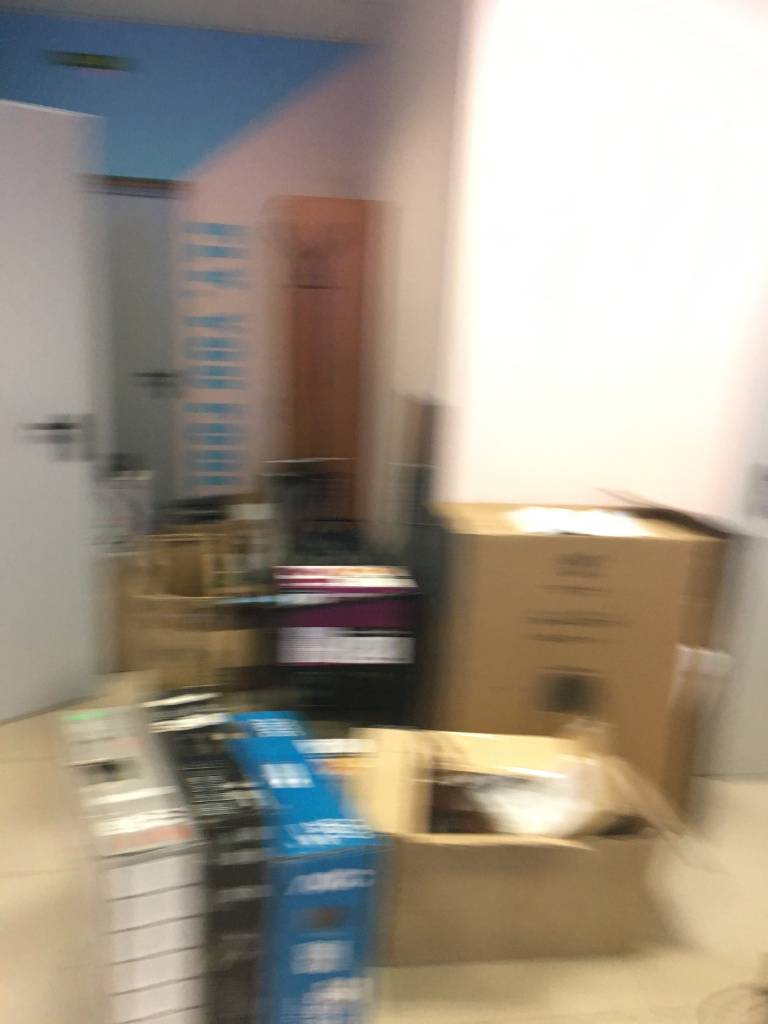
#> input picture Image Samples/0_IPHONE-SE_M.JPG, 1536 x 2048 px (shown at 1/2 size); its folder holds only this picture in this run
$ python -i remove_blur.py   (imports and definitions only)   (older library calls are emulated)
#> lines starting #> are read from the running program, lines starting #| are printed output that depends on the picture
import os
import cv2
import numpy as np
from PIL import Image

# Configuration / Tunable Parameters
# Global threshold for the combined focus measure (tuned based on validation data)
DEFAULT_BLUR_THRESHOLD = 120

# Local (patch-based) threshold: base value and required fraction of blurry patches
LOCAL_BLUR_THRESHOLD = 100
FRACTION_BLURRY = 0.4
PATCH_GRID = (5, 5)  # You might experiment with 4x4, 5x5, etc.

# Weights for the combined global focus measure (should be normalized to sum to 1)
LAPLACIAN_WEIGHT = 0.35
TENENGRAD_WEIGHT = 0.30
FFT_WEIGHT = 0.35

# Improved FFT: high-pass filter size (fraction of smaller dimension)
SIZE_PERCENT = 0.1

def multi_scale_laplacian_variance(gray, levels=3):
    """
    Computes Laplacian variance over multiple scales.
    This captures both fine and coarse blur details.
    """
    score = 0.0
    current = gray.copy()
    for _ in range(levels):
        lap = cv2.Laplacian(current, cv2.CV_64F)
        score += np.var(lap)
        if current.shape[0] > 1 and current.shape[1] > 1:
            current = cv2.pyrDown(current)
    return score / levels

def improved_fft_blur_detection(gray_image, size_percent=0.1):
    """
    Enhanced FFT-based focus measure:
      - Computes FFT and shifts it to center low frequencies.
      - Zeros out a central square (size determined by size_percent).
      - Returns the mean log-magnitude of the remaining high-frequency components.
    """
    dft = np.fft.fft2(gray_image)
    dft_shift = np.fft.fftshift(dft)
    h, w = gray_image.shape
    half_size = int(min(h, w) * size_percent // 2)
    cy, cx = h // 2, w // 2
    dft_shift[cy - half_size : cy + half_size, cx - half_size : cx + half_size] = 0
    f_ishift = np.fft.ifftshift(dft_shift)
    img_back = np.fft.ifft2(f_ishift)
    img_back = np.abs(img_back)
    eps = 1e-10
    magnitude = 20 * np.log10(img_back + eps)
    return np.mean(magnitude)

def patch_based_blur_check(gray, patch_grid=(4, 4), local_threshold=80, fraction_blurry=0.3):
    """
    Divides the image into patches and computes Laplacian variance for each.
    The threshold for each patch is dynamically adjusted based on its mean intensity.
    If the fraction of patches below the dynamic threshold exceeds fraction_blurry,
    the image is flagged as blurry locally.
    """
    rows, cols = patch_grid
    h, w = gray.shape
    patch_h = h // rows
    patch_w = w // cols

    blurry_patches = 0
    total_patches = rows * cols

    for r in range(rows):
        for c in range(cols):
            y1 = r * patch_h
            y2 = (r + 1) * patch_h if (r < rows - 1) else h
            x1 = c * patch_w
            x2 = (c + 1) * patch_w if (c < cols - 1) else w
            patch = gray[y1:y2, x1:x2]
            patch_mean = np.mean(patch)
            patch_factor = 1.0
            if patch_mean < 50:
                patch_factor = 0.8
            elif patch_mean > 200:
                patch_factor = 1.2
            dynamic_threshold = local_threshold * patch_factor

            lap = cv2.Laplacian(patch, cv2.CV_64F)
            lap_var = np.var(lap)
            if lap_var < dynamic_threshold:
                blurry_patches += 1

    return (blurry_patches / total_patches) > fraction_blurry

def resize_image(image, width=1024):
    """
    Resizes the image to the specified maximum width while preserving aspect ratio.
    """
    h, w = image.shape[:2]
    if w <= width:
        return image
    aspect_ratio = h / w
    new_height = int(width * aspect_ratio)
    return cv2.resize(image, (width, new_height), interpolation=cv2.INTER_AREA)

def enhanced_blur_detection(image_path, threshold=DEFAULT_BLUR_THRESHOLD):
    """
    Computes a combined focus score using:
      - Multi-scale Laplacian variance,
      - Tenengrad gradient magnitude, and
      - FFT-based high-frequency energy.
    The final score is compared against an adaptive threshold based on image brightness.
    Additionally, a patch-based method computes local blur scores with dynamic thresholds.
    The image is classified as blurry if either the global or the local measure indicates blur.
    """
#> called with image_path = '../Image Samples/0_IPHONE-SE_M.JPG', threshold = 120
    try:
        image = cv2.imread(image_path)
#> image is the input picture: shape (2048, 1536, 3); mean B, G, R 136.4, 150.9, 160.8
        if image is None:
            return 0, True

        # Resize image to a max width of 1024 (preserving aspect ratio)
        image = resize_image(image, width=1024)
        gray = cv2.cvtColor(image, cv2.COLOR_BGR2GRAY)

        # Global focus measures:
        laplacian_var = multi_scale_laplacian_variance(gray, levels=3)
#> the loop in multi_scale_laplacian_variance, `for _ in range(levels):` made 3 passes
#> score on passes 1 to 3: 41.93, 80.6, 159.2
#> pass 1, in multi_scale_laplacian_variance, `current = cv2.pyrDown(current)`:
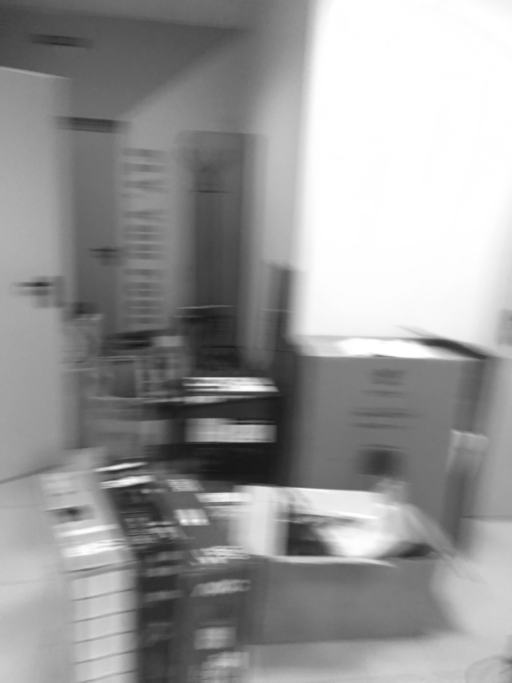
#> current: shape (683, 512); min 22, max 255, mean 152.2
#> after the loop in multi_scale_laplacian_variance, `for _ in range(levels):`:
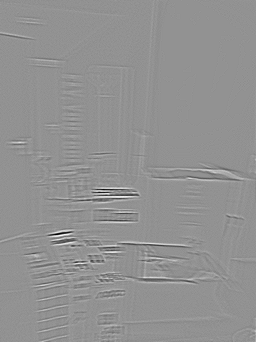
#> lap: shape (342, 256) float64; min -129, max 96, mean 0; drawn with min black and max white
#> after the loop in multi_scale_laplacian_variance, `for _ in range(levels):`: score = 159.2
#> laplacian_var = 53.06
        sobel_x = cv2.Sobel(gray, cv2.CV_64F, 1, 0, ksize=3)
        sobel_y = cv2.Sobel(gray, cv2.CV_64F, 0, 1, ksize=3)
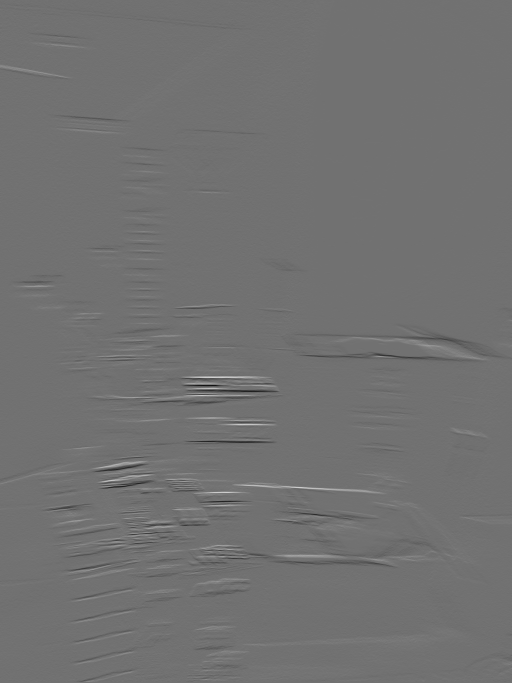
#> sobel_y: shape (1365, 1024) float64 (shown at 1/2 size); min -600, max 747, mean 0; drawn with min black and max white
        tenengrad = np.mean(sobel_x**2 + sobel_y**2)
#> tenengrad = 1071.6
        fft_score = improved_fft_blur_detection(gray, size_percent=SIZE_PERCENT)
#> in improved_fft_blur_detection, `img_back = np.abs(img_back)`:
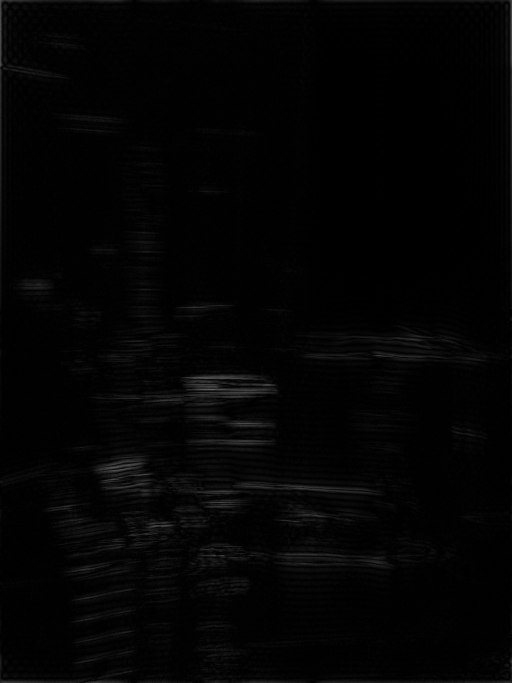
#> img_back: shape (1365, 1024) float64 (shown at 1/2 size); min 0.000918, max 109.7, mean 3.9
#> in improved_fft_blur_detection, `magnitude = 20 * np.log10(img_back + eps)`:
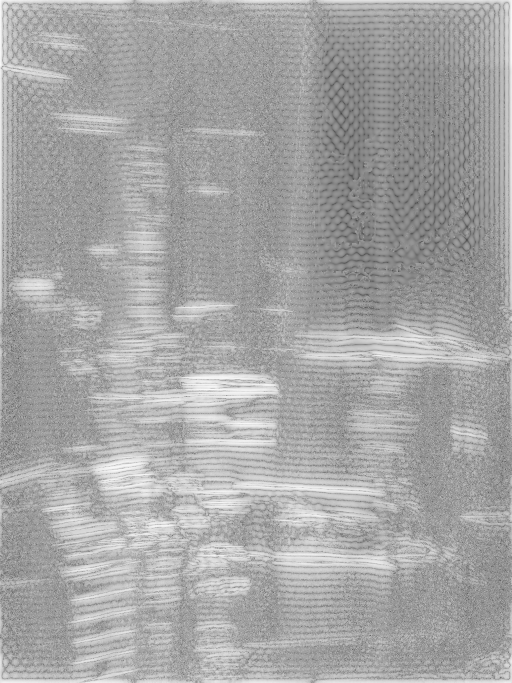
#> magnitude: shape (1365, 1024) float64 (shown at 1/2 size); min -60.75, max 40.8, mean 5.3; drawn with min black and max white
#> fft_score = 5.3

        # Combine the global measures using the tuned weights.
        combined_score = (LAPLACIAN_WEIGHT * laplacian_var) + (TENENGRAD_WEIGHT * tenengrad) + (FFT_WEIGHT * fft_score)
#> combined_score = 341.9

        # Adaptive scaling based on overall brightness (mean intensity).
        mean_intensity = np.mean(gray)
#> mean_intensity = 152.3
        adaptive_factor = 1.0
        if mean_intensity < 50:
            adaptive_factor = 0.8
        elif mean_intensity > 200:
            adaptive_factor = 1.2
        final_threshold = threshold * adaptive_factor

        global_blurry = bool(combined_score < final_threshold)
#> global_blurry = False

        # Local (patch-based) focus measure.
        local_blurry = patch_based_blur_check(
            gray,
            patch_grid=PATCH_GRID,
            local_threshold=LOCAL_BLUR_THRESHOLD,
            fraction_blurry=FRACTION_BLURRY
        )
#> after the loop in patch_based_blur_check, `for r in range(rows):`:
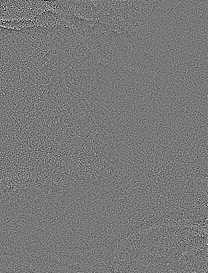
#> lap: shape (273, 208) float64; min -35, max 39, mean 0; drawn with min black and max white
#> after the loop in patch_based_blur_check, `for r in range(rows):`:
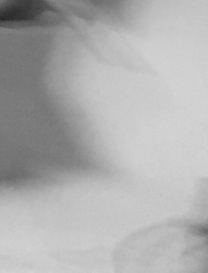
#> patch: shape (273, 208); min 38, max 213, mean 174.7
#> after the loop in patch_based_blur_check, `for r in range(rows):`: blurry_patches = 22
#> local_blurry = True

        # Classify image as blurry if either global or local measures indicate blur.
        is_blurry = (global_blurry or local_blurry)
#> is_blurry = True
        return float(combined_score), is_blurry

    except Exception as e:
        print(f"Error processing image {image_path}: {str(e)}")
        return 0, True

def remove_blur_images(image_paths, output_dir):
    """
    Remove blurry images using enhanced blur detection methods:
    - Multi-scale Laplacian variance
    - Tenengrad gradient magnitude
    - FFT-based high-frequency energy analysis
    - Patch-based blur checking with dynamic thresholds
    """
    print(f"Processing {len(image_paths)} images for blur detection")

    # Create a directory for sharp images
    sharp_dir = os.path.join(output_dir, "sharp_images")
    os.makedirs(sharp_dir, exist_ok=True)

    sharp_images = []

    for img_path in image_paths:
        try:
            # Run enhanced blur detection on the image
            blur_score, is_blurry = enhanced_blur_detection(img_path)

            # If image is sharp enough, keep it
            if not is_blurry:
                filename = os.path.basename(img_path)
                new_path = os.path.join(sharp_dir, filename)

                # Read and save the image to the new path
                img = cv2.imread(img_path)
                cv2.imwrite(new_path, img)
                sharp_images.append(new_path)
                print(f"Sharp image: {filename}, Blur score: {blur_score:.2f}")
            else:
                print(f"Blurry image: {os.path.basename(img_path)}, Blur score: {blur_score:.2f}")

        except Exception as e:
            print(f"Error processing {os.path.basename(img_path)}: {e}")

    print(f"Blur detection complete. Found {len(image_paths) - len(sharp_images)} blurry images.")
    return sharp_images

>>> result = enhanced_blur_detection('../Image Samples/0_IPHONE-SE_M.JPG')
#> result = (341.9, True)

$ run again, on Image Samples/146_NIKON-D3400-18-55MM_S.JPG
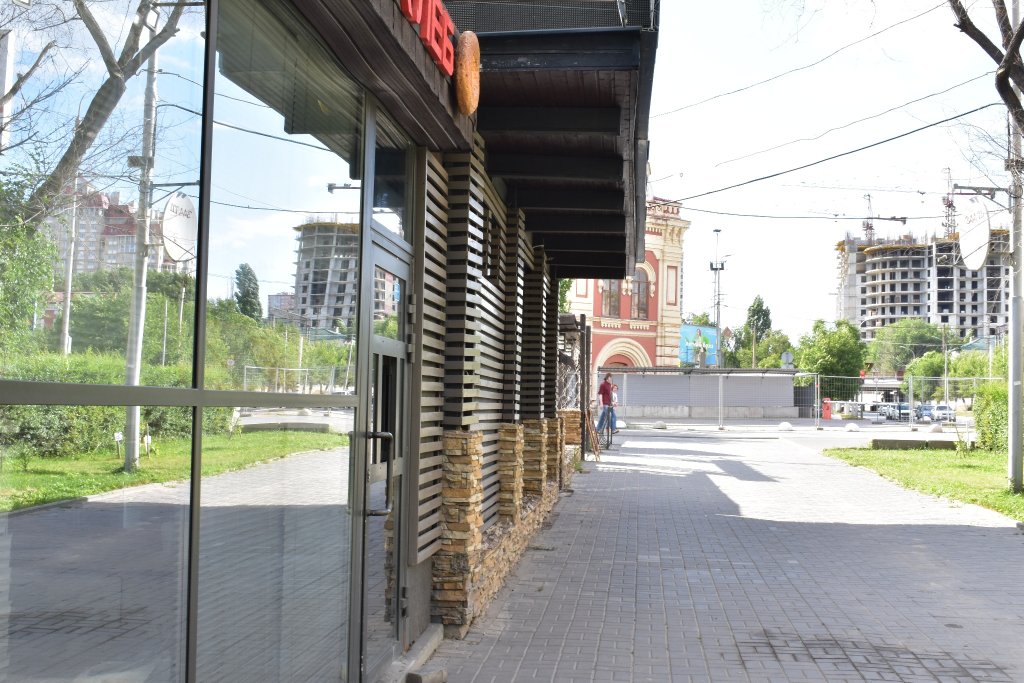
#> input picture Image Samples/146_NIKON-D3400-18-55MM_S.JPG, 2048 x 1365 px (shown at 1/2 size)
#> in enhanced_blur_detection, image is the input picture: shape (1365, 2048, 3); mean B, G, R 152.1, 157.7, 155.3
#> the loop in multi_scale_laplacian_variance, `for _ in range(levels):` made 3 passes
#> score on passes 1 to 3: 1308.1, 2025.6, 2840.5
#> after the loop in multi_scale_laplacian_variance, `for _ in range(levels):`:
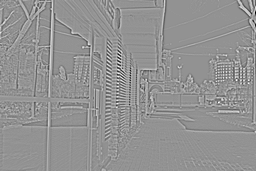
#> lap: shape (171, 256) float64; min -264, max 194, mean 0; drawn with min black and max white
#> after the loop in multi_scale_laplacian_variance, `for _ in range(levels):`: score = 2840.5
#> laplacian_var = 946.8
#> tenengrad = 15714.5
#> fft_score = 19.05
#> combined_score = 5052.4
#> mean_intensity = 156.3
#> global_blurry = False
#> after the loop in patch_based_blur_check, `for r in range(rows):`:
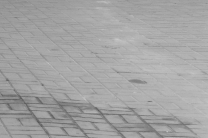
#> patch: shape (138, 208); min 89, max 200, mean 163.4
#> after the loop in patch_based_blur_check, `for r in range(rows):`: blurry_patches = 0
#> local_blurry = False
#> result = (5052.4, False)
